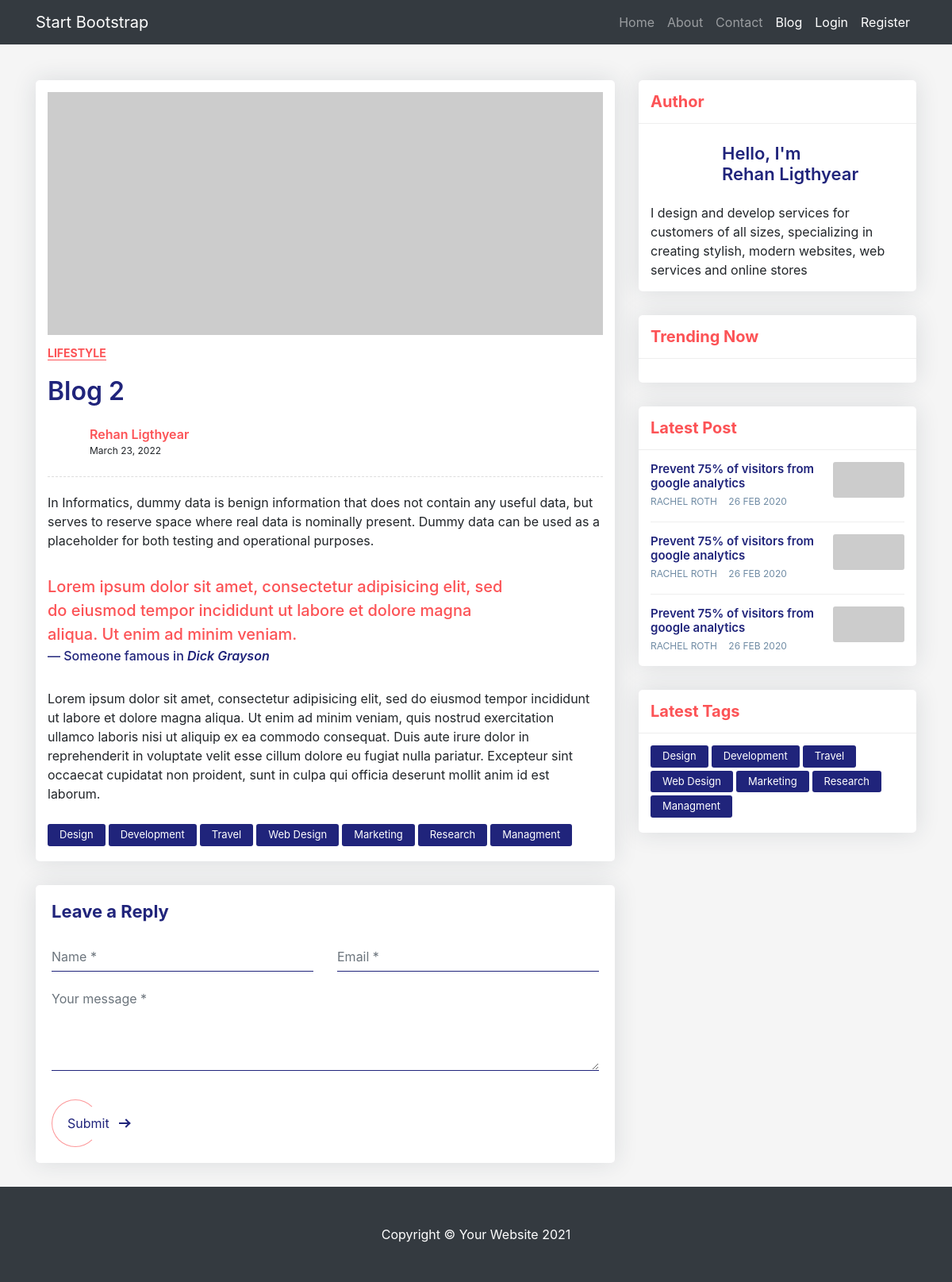
Page /blog/2 on the committed database.
### core/models.py (models this page shows, shortened)
class Post(models.Model):
    title = models.CharField(max_length = 100)
    content = models.TextField()
    created_at = models.DateTimeField(default=timezone.now)
    author = models.ForeignKey(User, on_delete=models.CASCADE)

### core/views.py (the view)
# urls.py: path('<int:pk>', views.PostDetailView.as_view(), name="blog-detail"),
class PostDetailView(DetailView):
    model = Post
    template_name = 'post_detail.html'

### core/templates/post_detail.html (shortened to what this page needs)
{% extends 'base.html' %}
{% block content %}
<div class="blog-single gray-bg">
    <div class="container">
        <div class="row align-items-start">
            <div class="col-lg-8 m-15px-tb">
                <article class="article">
                    <div class="article-img">
                        <img src="https://via.placeholder.com/800x350/87CEFA/000000" title="" alt="">
                    </div>
                    <div class="article-title">
                        <h6><a href="#">Lifestyle</a></h6>
                        <h2> {{ object.title }} </h2>
                        <div class="media">
                            <div class="avatar">
                            </div>
                            <div class="media-body">
                                <label> {{ object.author.first_name }} {{ object.author.last_name  }} </label>
                                <span>{{ object.created_at|date:"F d, Y" }}</span>
                            </div>
                        </div>
                    </div>
                    <div class="article-content">
                        <p> {{ object.content }} </p>
                        <blockquote>
                            <p>Lorem ipsum dolor sit amet, consectetur adipisicing elit, sed do eiusmod tempor incididunt ut labore et dolore magna aliqua. Ut enim ad minim veniam.</p>
                            <p class="blockquote-footer">Someone famous in <cite title="Source Title">Dick Grayson</cite></p>
                        </blockquote>
                        <p>Lorem ipsum dolor sit amet, consectetur adipisicing elit, sed do eiusmod tempor incididunt ut labore et dolore magna aliqua. Ut enim ad minim veniam, quis nostrud exercitation ullamco laboris nisi ut aliquip ex ea commodo consequat. Duis aute irure dolor in reprehenderit in voluptate velit esse cillum dolore eu fugiat nulla pariatur. Excepteur sint occaecat cupidatat non proident, sunt in culpa qui officia deserunt mollit anim id est laborum.</p>
                    </div>
                    <div class="nav tag-cloud">
                        <a href="#">Design</a>
                        <a href="#">Development</a>
                        <a href="#">Travel</a>
                        <a href="#">Web Design</a>
                        <a href="#">Marketing</a>
                        <a href="#">Research</a>
                        <a href="#">Managment</a>
                    </div>
                </article>
                <div class="contact-form article-comment">
                    <h4>Leave a Reply</h4>
                    <form id="contact-form" method="POST">
                        <div class="row">
                            <div class="col-md-6">
                                <div class="form-group">
                                    <input name="Name" id="name" placeholder="Name *" class="form-control" type="text">
                                </div>
                            </div>
                            <div class="col-md-6">
                                <div class="form-group">
                                    <input name="Email" id="email" placeholder="Email *" class="form-control" type="email">
                                </div>
                            </div>
                            <div class="col-md-12">
                                <div class="form-group">
                                    <textarea name="message" id="message" placeholder="Your message *" rows="4" class="form-control"></textarea>
                                </div>
                            </div>
                            <div class="col-md-12">
                                <div class="send">
                                    <button class="px-btn theme"><span>Submit</span> <i class="arrow"></i></button>
                                </div>
                            </div>
                        </div>
                    </form>
                </div>
            </div>
            <div class="col-lg-4 m-15px-tb blog-aside">
                <div class="widget widget-author">
                    <div class="widget-title">
                        <h3>Author</h3>
                    </div>
                    <div class="widget-body">
                        <div class="media align-items-center">
                            <div class="avatar">
                            </div>
                            <div class="media-body">
                                <h6>Hello, I'm<br> {{ object.author.first_name }} {{ object.author.last_name  }} </h6>
                            </div>
                        </div>
                        <p>I design and develop services for customers of all sizes, specializing in creating stylish, modern websites, web services and online stores</p>
                    </div>
                </div>
                <div class="widget widget-post">
                    <div class="widget-title">
                        <h3>Trending Now</h3>
                    </div>
                    <div class="widget-body">
                    </div>
                </div>
                <div class="widget widget-latest-post">
                    <div class="widget-title">
                        <h3>Latest Post</h3>
                    </div>
                    <div class="widget-body">
                        <div class="latest-post-aside media">
                            <div class="lpa-left media-body">
                                <div class="lpa-title">
                                    <h5><a href="#">Prevent 75% of visitors from google analytics</a></h5>
                                </div>
                                <div class="lpa-meta">
                                    <a class="name" href="#">
                                        Rachel Roth
                                    </a>
                                    <a class="date" href="#">
                                        26 FEB 2020
                                    </a>
                                </div>
                            </div>
                            <div class="lpa-right">
                                <a href="#">
                                    <img src="https://via.placeholder.com/400x200/FFB6C1/000000" title="" alt="">
                                </a>
                            </div>
                        </div>
                        <div class="latest-post-aside media">
                            <div class="lpa-left media-body">
                                <div class="lpa-title">
                                    <h5><a href="#">Prevent 75% of visitors from google analytics</a></h5>
                                </div>
                                <div class="lpa-meta">
                                    <a class="name" href="#">
                                        Rachel Roth
                                    </a>
                                    <a class="date" href="#">
                                        26 FEB 2020
                                    </a>
                                </div>
                            </div>
                            <div class="lpa-right">
                                <a href="#">
                                    <img src="https://via.placeholder.com/400x200/FFB6C1/000000" title="" alt="">
                                </a>
                            </div>
                        </div>
                        <div class="latest-post-aside media">
                            <div class="lpa-left media-body">
                                <div class="lpa-title">
                                    <h5><a href="#">Prevent 75% of visitors from google analytics</a></h5>
                                </div>
                                <div class="lpa-meta">
                                    <a class="name" href="#">
                                        Rachel Roth
                                    </a>
                                    <a class="date" href="#">
                                        26 FEB 2020
                                    </a>
                                </div>
                            </div>
                            <div class="lpa-right">
                                <a href="#">
                                    <img src="https://via.placeholder.com/400x200/FFB6C1/000000" title="" alt="">
                                </a>
                            </div>
                        </div>
                    </div>
                </div>
                <div class="widget widget-tags">
                    <div class="widget-title">
                        <h3>Latest Tags</h3>
                    </div>
                    <div class="widget-body">
                        <div class="nav tag-cloud">
                            <a href="#">Design</a>
                            <a href="#">Development</a>
                            <a href="#">Travel</a>
                            <a href="#">Web Design</a>
                            <a href="#">Marketing</a>
                            <a href="#">Research</a>
                            <a href="#">Managment</a>
                        </div>
                    </div>
                </div>
            </div>
        </div>
    </div>
</div>
{% endblock content %}

### rows in the picture
Post: title "Blog 2", author.first_name "Rehan", author.last_name "Ligthyear", created_at "March 23, 2022", content "In Informatics, dummy data is benign information that does not contain any useful data, but serves to reserve space where real data is nominally present. Dummy data can be used as a placeholder for both testing and operational purposes."
